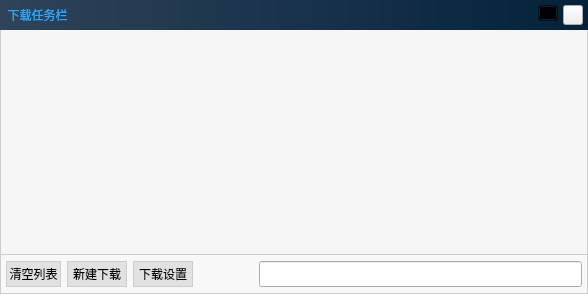
<?xml version="1.0" encoding="UTF-8"?>
<ui version="4.0">
 <class>WebDownLoadList</class>
 <widget class="QWidget" name="WebDownLoadList">
  <property name="geometry">
   <rect>
    <x>0</x>
    <y>0</y>
    <width>588</width>
    <height>294</height>
   </rect>
  </property>
  <property name="windowTitle">
   <string>Form</string>
  </property>
  <property name="styleSheet">
   <string notr="true">WebDownLoadList
{
border-radius:6px;
border:1px solid #cdcdcd;
}
</string>
  </property>
  <layout class="QVBoxLayout" name="verticalLayout_5">
   <property name="leftMargin">
    <number>0</number>
   </property>
   <property name="topMargin">
    <number>0</number>
   </property>
   <property name="rightMargin">
    <number>0</number>
   </property>
   <property name="bottomMargin">
    <number>0</number>
   </property>
   <item>
    <widget class="QFrame" name="frame_download">
     <property name="styleSheet">
      <string notr="true">#frame_download
{
border-radius:6px;
}</string>
     </property>
     <property name="frameShape">
      <enum>QFrame::StyledPanel</enum>
     </property>
     <property name="frameShadow">
      <enum>QFrame::Raised</enum>
     </property>
     <layout class="QVBoxLayout" name="verticalLayout_4">
      <property name="spacing">
       <number>0</number>
      </property>
      <property name="leftMargin">
       <number>0</number>
      </property>
      <property name="topMargin">
       <number>0</number>
      </property>
      <property name="rightMargin">
       <number>0</number>
      </property>
      <property name="bottomMargin">
       <number>0</number>
      </property>
      <item>
       <layout class="QVBoxLayout" name="verticalLayout_2">
        <property name="spacing">
         <number>0</number>
        </property>
        <item>
         <widget class="QWidget" name="widget_title" native="true">
          <property name="minimumSize">
           <size>
            <width>0</width>
            <height>30</height>
           </size>
          </property>
          <property name="maximumSize">
           <size>
            <width>16777215</width>
            <height>30</height>
           </size>
          </property>
          <property name="styleSheet">
           <string notr="true">#widget_title
{
background-color:qlineargradient(spread:pad,x1:0,y1:0,x2:1,y2:0,stop:0 #2f4359, stop:1  #03223a);
}
</string>
          </property>
          <layout class="QHBoxLayout" name="horizontalLayout_6">
           <property name="spacing">
            <number>0</number>
           </property>
           <property name="leftMargin">
            <number>0</number>
           </property>
           <property name="topMargin">
            <number>0</number>
           </property>
           <property name="rightMargin">
            <number>0</number>
           </property>
           <property name="bottomMargin">
            <number>0</number>
           </property>
           <item>
            <layout class="QHBoxLayout" name="horizontalLayout">
             <property name="spacing">
              <number>5</number>
             </property>
             <property name="rightMargin">
              <number>5</number>
             </property>
             <item>
              <widget class="QLabel" name="label_title">
               <property name="minimumSize">
                <size>
                 <width>75</width>
                 <height>25</height>
                </size>
               </property>
               <property name="maximumSize">
                <size>
                 <width>75</width>
                 <height>25</height>
                </size>
               </property>
               <property name="styleSheet">
                <string notr="true">QLabel
{
border:1px solid transparent;
color: #2da7fa;
}</string>
               </property>
               <property name="text">
                <string>下载任务栏</string>
               </property>
               <property name="alignment">
                <set>Qt::AlignCenter</set>
               </property>
              </widget>
             </item>
             <item>
              <widget class="QLabel" name="label_count">
               <property name="minimumSize">
                <size>
                 <width>300</width>
                 <height>0</height>
                </size>
               </property>
               <property name="styleSheet">
                <string notr="true">QLabel
{
border:1px solid transparent;
color: qlineargradient(spread:pad,x1:0,y1:0,x2:1,y2:0,stop:0 #fc00ff, stop:1  #00dbde);;
}</string>
               </property>
               <property name="text">
                <string/>
               </property>
              </widget>
             </item>
             <item>
              <spacer name="horizontalSpacer">
               <property name="orientation">
                <enum>Qt::Horizontal</enum>
               </property>
               <property name="sizeHint" stdset="0">
                <size>
                 <width>40</width>
                 <height>20</height>
                </size>
               </property>
              </spacer>
             </item>
             <item>
              <widget class="QPushButton" name="pushButton_min">
               <property name="minimumSize">
                <size>
                 <width>20</width>
                 <height>20</height>
                </size>
               </property>
               <property name="maximumSize">
                <size>
                 <width>20</width>
                 <height>20</height>
                </size>
               </property>
               <property name="styleSheet">
                <string notr="true">QPushButton
{
background-color: transparent;
border-image: url(:/images/icon/min2.png);
margin-bottom:4px;
}

QPushButton:hover
{
border-image: url(:/images/icon/minhover.png);
}</string>
               </property>
               <property name="text">
                <string/>
               </property>
              </widget>
             </item>
             <item>
              <widget class="QPushButton" name="pushButton_close">
               <property name="minimumSize">
                <size>
                 <width>20</width>
                 <height>20</height>
                </size>
               </property>
               <property name="maximumSize">
                <size>
                 <width>20</width>
                 <height>20</height>
                </size>
               </property>
               <property name="styleSheet">
                <string notr="true">QPushButton
{
border-image: url(:/images/icon/close3.png);
}

QPushButton:hover
{
border-image: url(:/images/icon/closehover.png);
}</string>
               </property>
               <property name="text">
                <string/>
               </property>
              </widget>
             </item>
            </layout>
           </item>
          </layout>
         </widget>
        </item>
        <item>
         <widget class="QStackedWidget" name="stackedWidget_center">
          <property name="styleSheet">
           <string notr="true">#stackedWidget_center
{
background-color:#f8f8f8;
border:1px solid #cdcdcd;
border-bottom-width:0px;
border-top-width:0px;
}

</string>
          </property>
          <property name="currentIndex">
           <number>0</number>
          </property>
          <widget class="QWidget" name="page_download">
           <layout class="QVBoxLayout" name="verticalLayout">
            <property name="spacing">
             <number>0</number>
            </property>
            <property name="leftMargin">
             <number>0</number>
            </property>
            <property name="topMargin">
             <number>0</number>
            </property>
            <property name="rightMargin">
             <number>0</number>
            </property>
            <property name="bottomMargin">
             <number>0</number>
            </property>
            <item>
             <widget class="QListWidget" name="listWidget_list">
              <property name="styleSheet">
               <string notr="true">QListWidget
{
border:none;
background-color:#f6f6f6;
color:transparent;
}

QListWidget::item
{
border:1px solid transparent;
border-bottom-color:#cccccc;
}

QListWidget::item:hover
{
border:1px solid transparent;
border-bottom-color:#cccccc;
background-color:#e2f5ff;
color:transparent;
}

QListWidget::item:selected
{
background-color:#80c342;
color:transparent;
}

/*垂直滚动条整体样式*/
QScrollBar:vertical
{
background-color:#3f3f48;/*背景颜色*/
width:10px;/*整体宽度*/
}

/*水平滚动条整体样式*/
QScrollBar:horizontal
{
background-color:#3f3f48;/*背景颜色*/
height:10px;/*整体高度*/
}

/*垂直滚动条内滑块样式*/
QScrollBar::handle:vertical
{
border-radius:0px;
min-height:20px;/*滑块宽度*/
background-color:#6b9fa7;
}

/*水平滚动条内滑块样式*/
QScrollBar::handle:horizontal
{
border-radius:0px;
min-width:20px;/*滑块高度*/
background-color:#6b9fa7;
}

/*垂直滚动条内滑块样式--hover*/
QScrollBar::handle:vertical:hover
{
border-radius:0px;
background-color:#038387;
}

/*水平滚动条内滑块样式--hover*/
QScrollBar::handle:horizontal:hover
{
border-radius:0px;
background-color:#038387;
}

/*垂直滚动条滑过上部分的样式*/
QScrollBar::sub-page:vertical
{
background-color:#e6e6e6;
}

/*水平滚动条滑过左部分的样式*/
QScrollBar::sub-page:horizontal
{
background-color:#e6e6e6;
}

/*垂直滚动条滑过下部分的样式*/
QScrollBar::add-page:vertical
{
background-color:#e6e6e6;
}

/*水平滚动条滑过右部分的样式*/
QScrollBar::add-page:horizontal
{
background-color:#e6e6e6;
}</string>
              </property>
             </widget>
            </item>
           </layout>
          </widget>
          <widget class="QWidget" name="page_newwork">
           <property name="minimumSize">
            <size>
             <width>528</width>
             <height>0</height>
            </size>
           </property>
           <layout class="QVBoxLayout" name="verticalLayout_3">
            <property name="spacing">
             <number>0</number>
            </property>
            <property name="leftMargin">
             <number>0</number>
            </property>
            <property name="topMargin">
             <number>0</number>
            </property>
            <property name="rightMargin">
             <number>0</number>
            </property>
            <property name="bottomMargin">
             <number>0</number>
            </property>
            <item>
             <widget class="QFrame" name="frame_warning">
              <property name="frameShape">
               <enum>QFrame::StyledPanel</enum>
              </property>
              <property name="frameShadow">
               <enum>QFrame::Raised</enum>
              </property>
              <layout class="QVBoxLayout" name="verticalLayout_8">
               <property name="spacing">
                <number>0</number>
               </property>
               <property name="leftMargin">
                <number>0</number>
               </property>
               <property name="topMargin">
                <number>0</number>
               </property>
               <property name="rightMargin">
                <number>0</number>
               </property>
               <property name="bottomMargin">
                <number>0</number>
               </property>
               <item>
                <layout class="QVBoxLayout" name="verticalLayout_7">
                 <item>
                  <spacer name="verticalSpacer">
                   <property name="orientation">
                    <enum>Qt::Vertical</enum>
                   </property>
                   <property name="sizeHint" stdset="0">
                    <size>
                     <width>20</width>
                     <height>40</height>
                    </size>
                   </property>
                  </spacer>
                 </item>
                 <item>
                  <layout class="QHBoxLayout" name="horizontalLayout_7">
                   <item>
                    <spacer name="horizontalSpacer_2">
                     <property name="orientation">
                      <enum>Qt::Horizontal</enum>
                     </property>
                     <property name="sizeHint" stdset="0">
                      <size>
                       <width>40</width>
                       <height>20</height>
                      </size>
                     </property>
                    </spacer>
                   </item>
                   <item>
                    <widget class="QPushButton" name="pushButton_warning">
                     <property name="styleSheet">
                      <string notr="true">QPushButton
{
color:#cdcdcd;
border:1px solid transparent;
border-bottom:1px solid #cdcdcd;
}</string>
                     </property>
                     <property name="text">
                      <string>暂时没有下载记录</string>
                     </property>
                    </widget>
                   </item>
                   <item>
                    <spacer name="horizontalSpacer_4">
                     <property name="orientation">
                      <enum>Qt::Horizontal</enum>
                     </property>
                     <property name="sizeHint" stdset="0">
                      <size>
                       <width>40</width>
                       <height>20</height>
                      </size>
                     </property>
                    </spacer>
                   </item>
                  </layout>
                 </item>
                 <item>
                  <spacer name="verticalSpacer_2">
                   <property name="orientation">
                    <enum>Qt::Vertical</enum>
                   </property>
                   <property name="sizeHint" stdset="0">
                    <size>
                     <width>20</width>
                     <height>40</height>
                    </size>
                   </property>
                  </spacer>
                 </item>
                </layout>
               </item>
              </layout>
             </widget>
            </item>
           </layout>
          </widget>
         </widget>
        </item>
        <item>
         <widget class="QStackedWidget" name="stackedWidget_bottom">
          <property name="minimumSize">
           <size>
            <width>0</width>
            <height>40</height>
           </size>
          </property>
          <property name="maximumSize">
           <size>
            <width>16777215</width>
            <height>40</height>
           </size>
          </property>
          <property name="styleSheet">
           <string notr="true">#stackedWidget_bottom
{
background-color:#f8f8f8;
border:1px solid #cdcdcd;
}

</string>
          </property>
          <property name="currentIndex">
           <number>0</number>
          </property>
          <widget class="QWidget" name="page_dl">
           <layout class="QHBoxLayout" name="horizontalLayout_4">
            <property name="spacing">
             <number>0</number>
            </property>
            <property name="leftMargin">
             <number>0</number>
            </property>
            <property name="topMargin">
             <number>0</number>
            </property>
            <property name="rightMargin">
             <number>0</number>
            </property>
            <property name="bottomMargin">
             <number>0</number>
            </property>
            <item>
             <widget class="QWidget" name="widget_download" native="true">
              <property name="minimumSize">
               <size>
                <width>0</width>
                <height>32</height>
               </size>
              </property>
              <property name="maximumSize">
               <size>
                <width>16777215</width>
                <height>32</height>
               </size>
              </property>
              <layout class="QHBoxLayout" name="horizontalLayout_2">
               <property name="spacing">
                <number>6</number>
               </property>
               <property name="leftMargin">
                <number>0</number>
               </property>
               <property name="topMargin">
                <number>0</number>
               </property>
               <property name="rightMargin">
                <number>0</number>
               </property>
               <property name="bottomMargin">
                <number>0</number>
               </property>
               <item>
                <widget class="QPushButton" name="pushButton_clearlist">
                 <property name="minimumSize">
                  <size>
                   <width>60</width>
                   <height>26</height>
                  </size>
                 </property>
                 <property name="maximumSize">
                  <size>
                   <width>60</width>
                   <height>26</height>
                  </size>
                 </property>
                 <property name="styleSheet">
                  <string notr="true">QPushButton
{
background-color:#e1e1e1;
border:1px solid #cdcdcd;
margin-left:5px;
}

QPushButton:hover
{
border:1px solid #cdcdcd;
}</string>
                 </property>
                 <property name="text">
                  <string>清空列表</string>
                 </property>
                </widget>
               </item>
               <item>
                <widget class="QPushButton" name="pushButton_addrecord">
                 <property name="minimumSize">
                  <size>
                   <width>60</width>
                   <height>26</height>
                  </size>
                 </property>
                 <property name="maximumSize">
                  <size>
                   <width>60</width>
                   <height>26</height>
                  </size>
                 </property>
                 <property name="styleSheet">
                  <string notr="true">QPushButton
{
background-color:#e1e1e1;
border:1px solid #cdcdcd;
}

QPushButton:hover
{
border:1px solid #cdcdcd;
}</string>
                 </property>
                 <property name="text">
                  <string>新建下载</string>
                 </property>
                </widget>
               </item>
               <item>
                <widget class="QPushButton" name="pushButton_downsetting">
                 <property name="minimumSize">
                  <size>
                   <width>60</width>
                   <height>26</height>
                  </size>
                 </property>
                 <property name="maximumSize">
                  <size>
                   <width>60</width>
                   <height>26</height>
                  </size>
                 </property>
                 <property name="styleSheet">
                  <string notr="true">QPushButton
{
background-color:#e1e1e1;
border:1px solid #cdcdcd;
}

QPushButton:hover
{
border:1px solid #cdcdcd;
}</string>
                 </property>
                 <property name="text">
                  <string>下载设置</string>
                 </property>
                </widget>
               </item>
               <item>
                <spacer name="horizontalSpacer_3">
                 <property name="orientation">
                  <enum>Qt::Horizontal</enum>
                 </property>
                 <property name="sizeType">
                  <enum>QSizePolicy::Minimum</enum>
                 </property>
                 <property name="sizeHint" stdset="0">
                  <size>
                   <width>60</width>
                   <height>20</height>
                  </size>
                 </property>
                </spacer>
               </item>
               <item>
                <widget class="QLineEdit" name="lineEdit_search">
                 <property name="minimumSize">
                  <size>
                   <width>260</width>
                   <height>26</height>
                  </size>
                 </property>
                 <property name="maximumSize">
                  <size>
                   <width>16777215</width>
                   <height>26</height>
                  </size>
                 </property>
                 <property name="styleSheet">
                  <string notr="true">#lineEdit_search
{
margin-right:5px;
}</string>
                 </property>
                </widget>
               </item>
              </layout>
             </widget>
            </item>
           </layout>
          </widget>
          <widget class="QWidget" name="page_input">
           <layout class="QHBoxLayout" name="horizontalLayout_5">
            <property name="spacing">
             <number>0</number>
            </property>
            <property name="leftMargin">
             <number>0</number>
            </property>
            <property name="topMargin">
             <number>0</number>
            </property>
            <property name="rightMargin">
             <number>0</number>
            </property>
            <property name="bottomMargin">
             <number>0</number>
            </property>
            <item>
             <widget class="QWidget" name="widget_input" native="true">
              <property name="minimumSize">
               <size>
                <width>0</width>
                <height>30</height>
               </size>
              </property>
              <property name="maximumSize">
               <size>
                <width>16777215</width>
                <height>30</height>
               </size>
              </property>
              <layout class="QHBoxLayout" name="horizontalLayout_3">
               <property name="spacing">
                <number>0</number>
               </property>
               <property name="leftMargin">
                <number>0</number>
               </property>
               <property name="topMargin">
                <number>0</number>
               </property>
               <property name="rightMargin">
                <number>0</number>
               </property>
               <property name="bottomMargin">
                <number>0</number>
               </property>
               <item>
                <widget class="QLabel" name="label_input">
                 <property name="minimumSize">
                  <size>
                   <width>0</width>
                   <height>28</height>
                  </size>
                 </property>
                 <property name="maximumSize">
                  <size>
                   <width>16777215</width>
                   <height>28</height>
                  </size>
                 </property>
                 <property name="styleSheet">
                  <string notr="true">#label_input
{
margin-left:5px;
}</string>
                 </property>
                 <property name="text">
                  <string>请输入下载地址:</string>
                 </property>
                </widget>
               </item>
               <item>
                <widget class="QLineEdit" name="lineEdit_inputurl">
                 <property name="minimumSize">
                  <size>
                   <width>0</width>
                   <height>28</height>
                  </size>
                 </property>
                 <property name="maximumSize">
                  <size>
                   <width>16777215</width>
                   <height>28</height>
                  </size>
                 </property>
                </widget>
               </item>
               <item>
                <widget class="QPushButton" name="pushButton_return">
                 <property name="minimumSize">
                  <size>
                   <width>36</width>
                   <height>28</height>
                  </size>
                 </property>
                 <property name="maximumSize">
                  <size>
                   <width>36</width>
                   <height>28</height>
                  </size>
                 </property>
                 <property name="styleSheet">
                  <string notr="true">QPushButton
{
background-color:#e1e1e1;
border:1px solid #cdcdcd;
margin-right:3px;
}

QPushButton:hover
{
border:1px solid #cdcdcd;
}</string>
                 </property>
                 <property name="text">
                  <string>返回</string>
                 </property>
                </widget>
               </item>
              </layout>
             </widget>
            </item>
           </layout>
          </widget>
         </widget>
        </item>
       </layout>
      </item>
     </layout>
    </widget>
   </item>
  </layout>
 </widget>
 <resources/>
 <connections/>
</ui>
